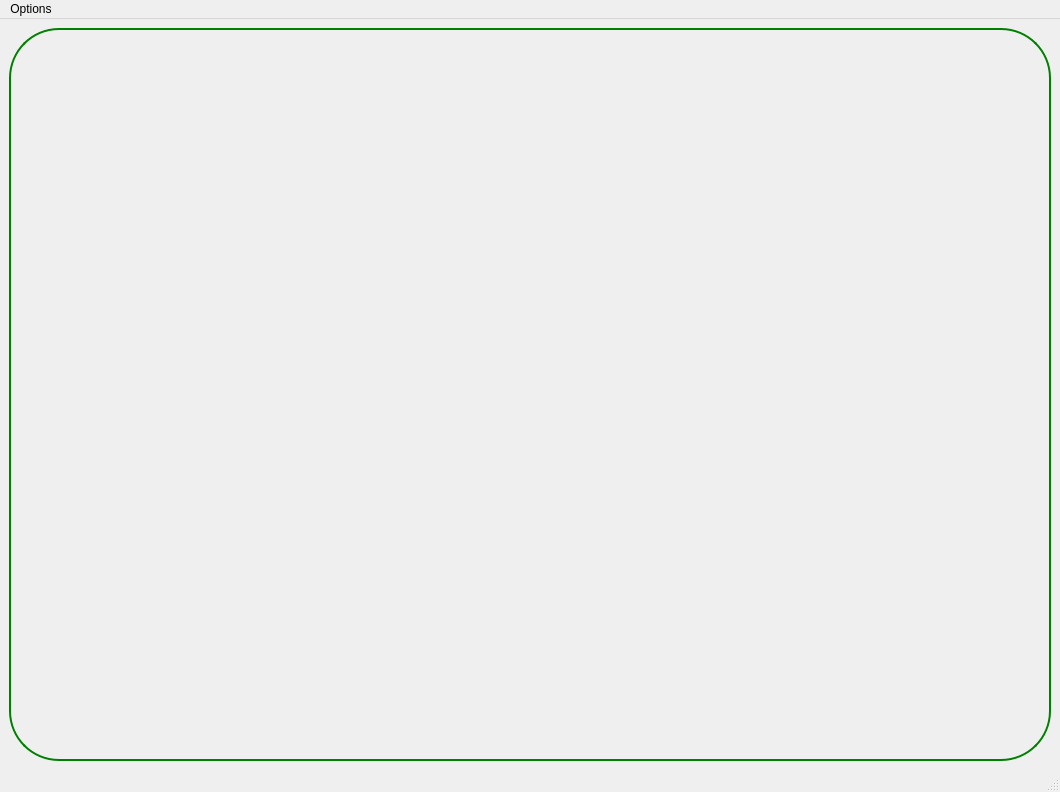
<?xml version="1.0" encoding="UTF-8"?>
<ui version="4.0">
 <class>MainWindow</class>
 <widget class="QMainWindow" name="MainWindow">
  <property name="geometry">
   <rect>
    <x>0</x>
    <y>0</y>
    <width>1060</width>
    <height>792</height>
   </rect>
  </property>
  <property name="windowTitle">
   <string>MainWindow</string>
  </property>
  <property name="styleSheet">
   <string notr="true"/>
  </property>
  <widget class="QWidget" name="centralwidget">
   <layout class="QHBoxLayout" name="horizontalLayout">
    <item>
     <widget class="QLabel" name="label">
      <property name="font">
       <font>
        <family>Arial</family>
        <pointsize>48</pointsize>
        <italic>true</italic>
       </font>
      </property>
      <property name="styleSheet">
       <string notr="true">QLabel{
    border: 2px solid green;
    border-radius: 50px;
    padding: 2px;
	color: black;
}</string>
      </property>
      <property name="text">
       <string/>
      </property>
      <property name="alignment">
       <set>Qt::AlignCenter</set>
      </property>
     </widget>
    </item>
   </layout>
  </widget>
  <widget class="QMenuBar" name="menubar">
   <property name="geometry">
    <rect>
     <x>0</x>
     <y>0</y>
     <width>1060</width>
     <height>22</height>
    </rect>
   </property>
   <widget class="QMenu" name="menuOptions">
    <property name="title">
     <string>Options</string>
    </property>
    <addaction name="twoDaction"/>
    <addaction name="separator"/>
    <addaction name="threeDaction"/>
   </widget>
   <addaction name="menuOptions"/>
  </widget>
  <widget class="QStatusBar" name="statusbar"/>
  <action name="actionYEEE">
   <property name="text">
    <string>YEEE</string>
   </property>
  </action>
  <action name="actioneee">
   <property name="text">
    <string>eee</string>
   </property>
  </action>
  <action name="actionddd">
   <property name="text">
    <string>ddd</string>
   </property>
  </action>
  <action name="actionsss">
   <property name="text">
    <string>????</string>
   </property>
  </action>
  <action name="actionsswe">
   <property name="text">
    <string>sswe</string>
   </property>
  </action>
  <action name="actionsdfgsdg">
   <property name="text">
    <string>sdfgsdg</string>
   </property>
  </action>
  <action name="actionccc">
   <property name="text">
    <string>ccc</string>
   </property>
  </action>
  <action name="twoDaction">
   <property name="checkable">
    <bool>true</bool>
   </property>
   <property name="checked">
    <bool>false</bool>
   </property>
   <property name="enabled">
    <bool>true</bool>
   </property>
   <property name="text">
    <string>2D processing</string>
   </property>
   <property name="autoRepeat">
    <bool>false</bool>
   </property>
   <property name="visible">
    <bool>false</bool>
   </property>
   <property name="menuRole">
    <enum>QAction::TextHeuristicRole</enum>
   </property>
   <property name="iconVisibleInMenu">
    <bool>true</bool>
   </property>
  </action>
  <action name="threeDaction">
   <property name="checkable">
    <bool>true</bool>
   </property>
   <property name="checked">
    <bool>false</bool>
   </property>
   <property name="enabled">
    <bool>true</bool>
   </property>
   <property name="text">
    <string>3D processing</string>
   </property>
   <property name="autoRepeat">
    <bool>false</bool>
   </property>
  </action>
  <action name="actionFace_Detection">
   <property name="checkable">
    <bool>true</bool>
   </property>
   <property name="text">
    <string>Face Detection</string>
   </property>
  </action>
  <action name="actionMotion_Detection">
   <property name="checkable">
    <bool>true</bool>
   </property>
   <property name="text">
    <string>Motion Detection</string>
   </property>
  </action>
 </widget>
 <resources/>
 <connections/>
</ui>
